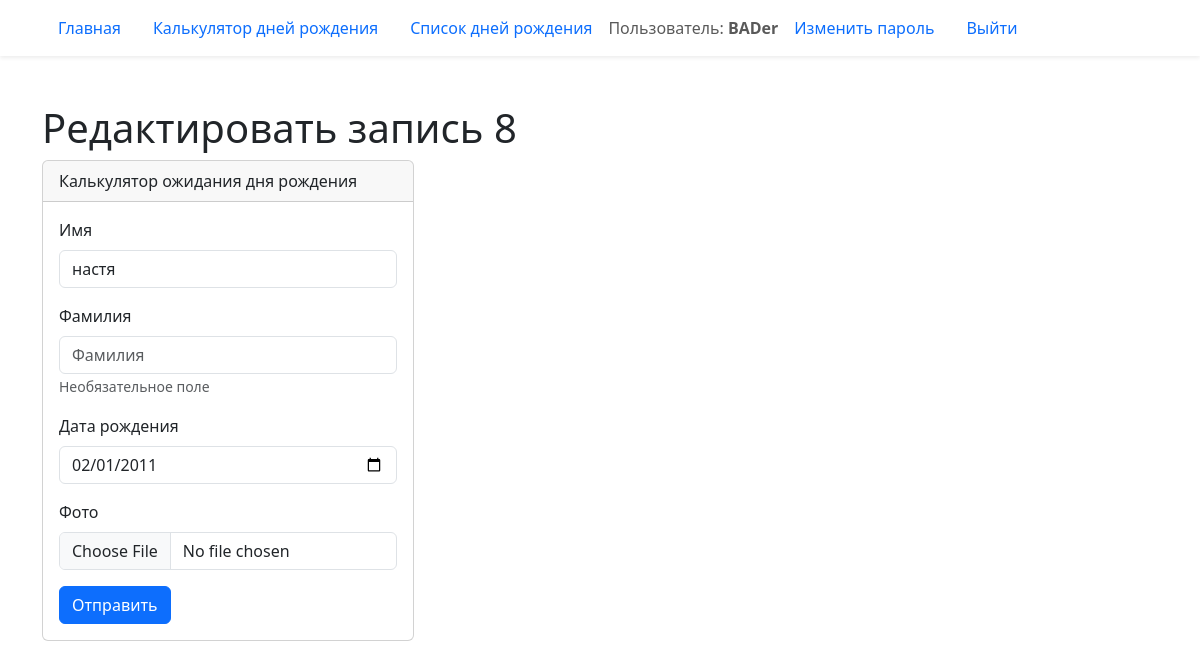
The page /birthday/8/edit/ (signed in) on the database its author committed.
### birthday/models.py (models this page shows, shortened)
class Birthday(models.Model):
    first_name = models.CharField('Имя', max_length=20)
    last_name = models.CharField(
        'Фамилия', max_length=20, help_text='Необязательное поле', blank=True
    )
    birthday = models.DateField('Дата рождения', validators=(real_age,))
    image = models.ImageField('Фото', upload_to='birthdays_images', blank=True)
    author = models.ForeignKey(
        User, verbose_name='Автор записи', on_delete=models.CASCADE, null=True
    )
    class Meta:
        constraints = (
             models.UniqueConstraint(
                fields=('first_name', 'last_name', 'birthday'),
                name='Unique person constraint',
                ),
            )

### birthday/views.py (the view)
# urls.py: path('<int:pk>/edit/', views.BirthdayUpdateView.as_view(), name='edit'),
class BirthdayUpdateView(UpdateView, LoginRequiredMixin):
    model = Birthday
    form_class = BirthdayForm
    def dispatch(self, request, *args, **kwargs):
        get_object_or_404(Birthday, pk=kwargs['pk'], author=request.user)
        return super().dispatch(request, *args, **kwargs)

### birthday/forms.py (shortened to what this page needs)
class BirthdayForm(forms.ModelForm):
    class Meta:
        model = Birthday
        exclude = ('author',)
        widgets = {
            'birthday': forms.DateInput(attrs={'type': 'date'})
        }

### templates/birthday/birthday_form.html (shortened to what this page needs)
{% extends "base.html" %}
{% load django_bootstrap5 %}
{% block content %}
  {% if "/edit/" in request.path %}
    <h1>Редактировать запись {{ form.instance.pk }}</h1>
  {% else %}
    <h1>Создать запись</h1>
  {% endif %}
  <div class="card col-4">
    <div class="card-header">
      Калькулятор ожидания дня рождения
    </div>
    <div class="card-body">
      <form method="post" enctype="multipart/form-data">
        {% bootstrap_form form %}
        {% bootstrap_button button_type="submit" content="Отправить" %}
      </form>
    </div>
  </div>
{% endblock content %}

### templates/includes/header.html (shortened to what this page needs)
<header>
  <nav class="navbar shadow-sm">
    <div class="container">
      {% with request.resolver_match.view_name as view_name %}
        <ul class="nav nav-pills">
          <li class="nav-item">
            <a class="nav-link {% if view_name == 'pages:homepage' %} active {% endif %}"
              href="{% url 'pages:homepage' %}">
              Главная
            </a>
          </li>
          <li class="nav-item">
            <a class="nav-link {% if view_name == 'birthday:create' %} active {% endif %}"
              href="{% url 'birthday:create' %}">
              Калькулятор дней рождения
            </a>
          </li>
          <li class="nav-item">
            <a class="nav-link {% if view_name == 'birthday:list' %} active {% endif %}" href="{% url 'birthday:list' %}">
              Cписок дней рождения
            </a>
          </li>
          {% if user.is_authenticated %}
            <span class="navbar-text">Пользователь: <b>{{ user.username }}</b></span>
            <li class="nav-item">
              <a class="nav-link{% if view_name == 'password_change' %} active {% endif %}"
                href="{% url 'password_change' %}">Изменить пароль</a>
            </li>
            <li class="nav-item">
              <a class="nav-link" href="{% url 'logout' %}">Выйти</a>
            </li>
          {% endif %}
        </ul>
      {% endwith %}
    </div>
  </nav>
</header>

### rows shown on the page
Birthday: instance.pk "8", first_name "настя", birthday "02/01/2011"

### other values the page prints
{{ user.username }} "BADer"
